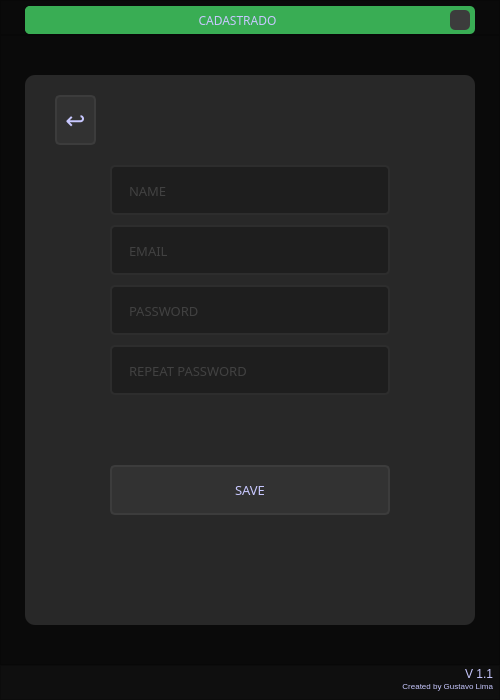
<?xml version="1.0" encoding="UTF-8"?>
<ui version="4.0">
 <class>MainWindow</class>
 <widget class="QMainWindow" name="MainWindow">
  <property name="geometry">
   <rect>
    <x>0</x>
    <y>0</y>
    <width>500</width>
    <height>700</height>
   </rect>
  </property>
  <property name="font">
   <font>
    <family>Quicksand</family>
   </font>
  </property>
  <property name="windowTitle">
   <string>Edit User</string>
  </property>
  <property name="styleSheet">
   <string notr="true">color:rgb(200, 200, 255);
background-color: rgb(10, 10, 10);</string>
  </property>
  <widget class="QWidget" name="centralwidget">
   <property name="minimumSize">
    <size>
     <width>500</width>
     <height>700</height>
    </size>
   </property>
   <layout class="QVBoxLayout" name="verticalLayout">
    <property name="spacing">
     <number>0</number>
    </property>
    <property name="leftMargin">
     <number>0</number>
    </property>
    <property name="topMargin">
     <number>0</number>
    </property>
    <property name="rightMargin">
     <number>0</number>
    </property>
    <property name="bottomMargin">
     <number>0</number>
    </property>
    <item>
     <widget class="QFrame" name="top_bar">
      <property name="maximumSize">
       <size>
        <width>16777215</width>
        <height>35</height>
       </size>
      </property>
      <property name="styleSheet">
       <string notr="true"/>
      </property>
      <property name="frameShape">
       <enum>QFrame::StyledPanel</enum>
      </property>
      <property name="frameShadow">
       <enum>QFrame::Raised</enum>
      </property>
      <layout class="QHBoxLayout" name="horizontalLayout_2">
       <property name="spacing">
        <number>0</number>
       </property>
       <property name="leftMargin">
        <number>0</number>
       </property>
       <property name="topMargin">
        <number>5</number>
       </property>
       <property name="rightMargin">
        <number>0</number>
       </property>
       <property name="bottomMargin">
        <number>0</number>
       </property>
       <item>
        <widget class="QFrame" name="frame_popup">
         <property name="maximumSize">
          <size>
           <width>450</width>
           <height>16777215</height>
          </size>
         </property>
         <property name="styleSheet">
          <string notr="true">background-color: rgb(57, 173, 84);
border-radius:5px;</string>
         </property>
         <property name="frameShape">
          <enum>QFrame::StyledPanel</enum>
         </property>
         <property name="frameShadow">
          <enum>QFrame::Raised</enum>
         </property>
         <layout class="QHBoxLayout" name="horizontalLayout_3">
          <property name="spacing">
           <number>0</number>
          </property>
          <property name="leftMargin">
           <number>0</number>
          </property>
          <property name="topMargin">
           <number>0</number>
          </property>
          <property name="rightMargin">
           <number>5</number>
          </property>
          <property name="bottomMargin">
           <number>0</number>
          </property>
          <item>
           <widget class="QLabel" name="lbl_submit">
            <property name="font">
             <font>
              <family>Quicksand</family>
             </font>
            </property>
            <property name="text">
             <string>CADASTRADO</string>
            </property>
            <property name="alignment">
             <set>Qt::AlignCenter</set>
            </property>
           </widget>
          </item>
          <item>
           <widget class="QPushButton" name="pushButton">
            <property name="maximumSize">
             <size>
              <width>20</width>
              <height>20</height>
             </size>
            </property>
            <property name="styleSheet">
             <string notr="true">QPushButton{
	border-radius: 5px;
	background-image: url(:/Close_Image/Images/cil-x.png);
	background-position:center;
	
	background-color: rgb(60, 60, 60);
}
QPushButton:hover{
	background-color: rgb(50, 50, 50);
	color: rgb(255, 255, 127);
}
QPushButton:pressed{
	background-color: rgb(35, 35, 35);
	color: rgb(255, 255, 127);
}</string>
            </property>
            <property name="text">
             <string/>
            </property>
           </widget>
          </item>
         </layout>
        </widget>
       </item>
      </layout>
     </widget>
    </item>
    <item>
     <widget class="QFrame" name="content">
      <property name="frameShape">
       <enum>QFrame::StyledPanel</enum>
      </property>
      <property name="frameShadow">
       <enum>QFrame::Raised</enum>
      </property>
      <layout class="QHBoxLayout" name="horizontalLayout">
       <item>
        <widget class="QFrame" name="edit_area">
         <property name="maximumSize">
          <size>
           <width>450</width>
           <height>550</height>
          </size>
         </property>
         <property name="styleSheet">
          <string notr="true">background-color: rgb(40, 40, 40);
border-radius: 10px</string>
         </property>
         <property name="frameShape">
          <enum>QFrame::StyledPanel</enum>
         </property>
         <property name="frameShadow">
          <enum>QFrame::Raised</enum>
         </property>
         <widget class="QFrame" name="logo">
          <property name="geometry">
           <rect>
            <x>119</x>
            <y>0</y>
            <width>211</width>
            <height>90</height>
           </rect>
          </property>
          <property name="styleSheet">
           <string notr="true">background-image: url(:/Logo_yellow/Images/logorocha_360x90.png);
background-repeat: no-repeat;
background-position: center;
</string>
          </property>
          <property name="frameShape">
           <enum>QFrame::StyledPanel</enum>
          </property>
          <property name="frameShadow">
           <enum>QFrame::Raised</enum>
          </property>
         </widget>
         <widget class="QLineEdit" name="txt_name">
          <property name="geometry">
           <rect>
            <x>85</x>
            <y>90</y>
            <width>280</width>
            <height>50</height>
           </rect>
          </property>
          <property name="font">
           <font>
            <family>Quicksand</family>
            <pointsize>10</pointsize>
           </font>
          </property>
          <property name="styleSheet">
           <string notr="true">QLineEdit{
	border: 2px solid rgb(45, 45, 45);
	border-radius: 5px;
	padding: 15px;
	background-color: rgb(30, 30, 30);
	color: rgb(100, 100, 100);
}
QLineEdit:hover{
	border: 2px solid rgb(55, 55, 55);
}
QLineEdit:focus{
	border: 2px solid rgb(255, 207, 0);
	color: rgb(200, 200, 200);
}</string>
          </property>
          <property name="maxLength">
           <number>32</number>
          </property>
          <property name="placeholderText">
           <string>NAME</string>
          </property>
         </widget>
         <widget class="QLineEdit" name="txt_email">
          <property name="geometry">
           <rect>
            <x>85</x>
            <y>150</y>
            <width>280</width>
            <height>50</height>
           </rect>
          </property>
          <property name="font">
           <font>
            <family>Quicksand</family>
            <pointsize>10</pointsize>
           </font>
          </property>
          <property name="styleSheet">
           <string notr="true">QLineEdit{
	border: 2px solid rgb(45, 45, 45);
	border-radius: 5px;
	padding: 15px;
	background-color: rgb(30, 30, 30);
	color: rgb(100, 100, 100);
}
QLineEdit:hover{
	border: 2px solid rgb(55, 55, 55);
}
QLineEdit:focus{
	border: 2px solid rgb(255, 207, 0);
	color: rgb(200, 200, 200);
}</string>
          </property>
          <property name="maxLength">
           <number>32</number>
          </property>
          <property name="placeholderText">
           <string>EMAIL</string>
          </property>
         </widget>
         <widget class="QLineEdit" name="txt_oldpass">
          <property name="geometry">
           <rect>
            <x>85</x>
            <y>210</y>
            <width>280</width>
            <height>50</height>
           </rect>
          </property>
          <property name="font">
           <font>
            <family>Quicksand</family>
            <pointsize>10</pointsize>
           </font>
          </property>
          <property name="styleSheet">
           <string notr="true">QLineEdit{
	border: 2px solid rgb(45, 45, 45);
	border-radius: 5px;
	padding: 15px;
	background-color: rgb(30, 30, 30);
	color: rgb(100, 100, 100);
}
QLineEdit:hover{
	border: 2px solid rgb(55, 55, 55);
}
QLineEdit:focus{
	border: 2px solid rgb(255, 207, 0);
	color: rgb(200, 200, 200);
}</string>
          </property>
          <property name="maxLength">
           <number>32</number>
          </property>
          <property name="placeholderText">
           <string>PASSWORD</string>
          </property>
         </widget>
         <widget class="QLineEdit" name="txt_newpass">
          <property name="geometry">
           <rect>
            <x>85</x>
            <y>270</y>
            <width>280</width>
            <height>50</height>
           </rect>
          </property>
          <property name="font">
           <font>
            <family>Quicksand</family>
            <pointsize>10</pointsize>
           </font>
          </property>
          <property name="styleSheet">
           <string notr="true">QLineEdit{
	border: 2px solid rgb(45, 45, 45);
	border-radius: 5px;
	padding: 15px;
	background-color: rgb(30, 30, 30);
	color: rgb(100, 100, 100);
}
QLineEdit:hover{
	border: 2px solid rgb(55, 55, 55);
}
QLineEdit:focus{
	border: 2px solid rgb(255, 207, 0);
	color: rgb(200, 200, 200);
}</string>
          </property>
          <property name="maxLength">
           <number>32</number>
          </property>
          <property name="placeholderText">
           <string>REPEAT PASSWORD</string>
          </property>
         </widget>
         <widget class="QPushButton" name="btn_save">
          <property name="geometry">
           <rect>
            <x>85</x>
            <y>390</y>
            <width>280</width>
            <height>50</height>
           </rect>
          </property>
          <property name="font">
           <font>
            <family>Quicksand</family>
            <pointsize>10</pointsize>
           </font>
          </property>
          <property name="styleSheet">
           <string notr="true">QPushButton{
	background-color:rgb(50, 50, 50);
	border:2px solid rgb(60, 60, 60);
	border-radius:5px;
}
QPushButton:hover{
	background-color:rgb(60, 60, 60);
	border: 2px solid rgb(70, 70, 70);
}
QPushButton:pressed{
	background-color:rgb(250, 230, 0);
	border: 2px solid rgb(255, 165, 24);
	color: rgb(35, 35, 35);
}</string>
          </property>
          <property name="text">
           <string>SAVE</string>
          </property>
         </widget>
         <widget class="QPushButton" name="btn_return">
          <property name="geometry">
           <rect>
            <x>30</x>
            <y>20</y>
            <width>41</width>
            <height>50</height>
           </rect>
          </property>
          <property name="font">
           <font>
            <family>Quicksand</family>
            <pointsize>18</pointsize>
           </font>
          </property>
          <property name="styleSheet">
           <string notr="true">QPushButton{
	background-color:rgb(50, 50, 50);
	border:2px solid rgb(60, 60, 60);
	border-radius:5px;
}
QPushButton:hover{
	background-color:rgb(60, 60, 60);
	border: 2px solid rgb(70, 70, 70);
}
QPushButton:pressed{
	background-color:rgb(250, 230, 0);
	border: 2px solid rgb(255, 165, 24);
	color: rgb(35, 35, 35);
}</string>
          </property>
          <property name="text">
           <string>↩</string>
          </property>
         </widget>
        </widget>
       </item>
      </layout>
     </widget>
    </item>
    <item>
     <widget class="QFrame" name="bottom">
      <property name="maximumSize">
       <size>
        <width>16777215</width>
        <height>35</height>
       </size>
      </property>
      <property name="styleSheet">
       <string notr="true">background-color: rgb(15, 15, 15);</string>
      </property>
      <property name="frameShape">
       <enum>QFrame::StyledPanel</enum>
      </property>
      <property name="frameShadow">
       <enum>QFrame::Raised</enum>
      </property>
      <layout class="QVBoxLayout" name="verticalLayout_2">
       <property name="spacing">
        <number>0</number>
       </property>
       <property name="leftMargin">
        <number>0</number>
       </property>
       <property name="topMargin">
        <number>0</number>
       </property>
       <property name="rightMargin">
        <number>6</number>
       </property>
       <property name="bottomMargin">
        <number>1</number>
       </property>
       <item>
        <widget class="QLabel" name="lbl_version">
         <property name="text">
          <string>V 1.1</string>
         </property>
         <property name="alignment">
          <set>Qt::AlignRight|Qt::AlignTrailing|Qt::AlignVCenter</set>
         </property>
        </widget>
       </item>
       <item>
        <widget class="QLabel" name="label_2">
         <property name="text">
          <string>&lt;html&gt;&lt;head/&gt;&lt;body&gt;&lt;p&gt;&lt;span style=&quot; vertical-align:super;&quot;&gt;Created by Gustavo Lima&lt;/span&gt;&lt;/p&gt;&lt;/body&gt;&lt;/html&gt;</string>
         </property>
         <property name="alignment">
          <set>Qt::AlignRight|Qt::AlignTrailing|Qt::AlignVCenter</set>
         </property>
        </widget>
       </item>
      </layout>
     </widget>
    </item>
   </layout>
  </widget>
 </widget>
 <resources>
  <include location="file_rc.qrc"/>
 </resources>
 <connections/>
</ui>
